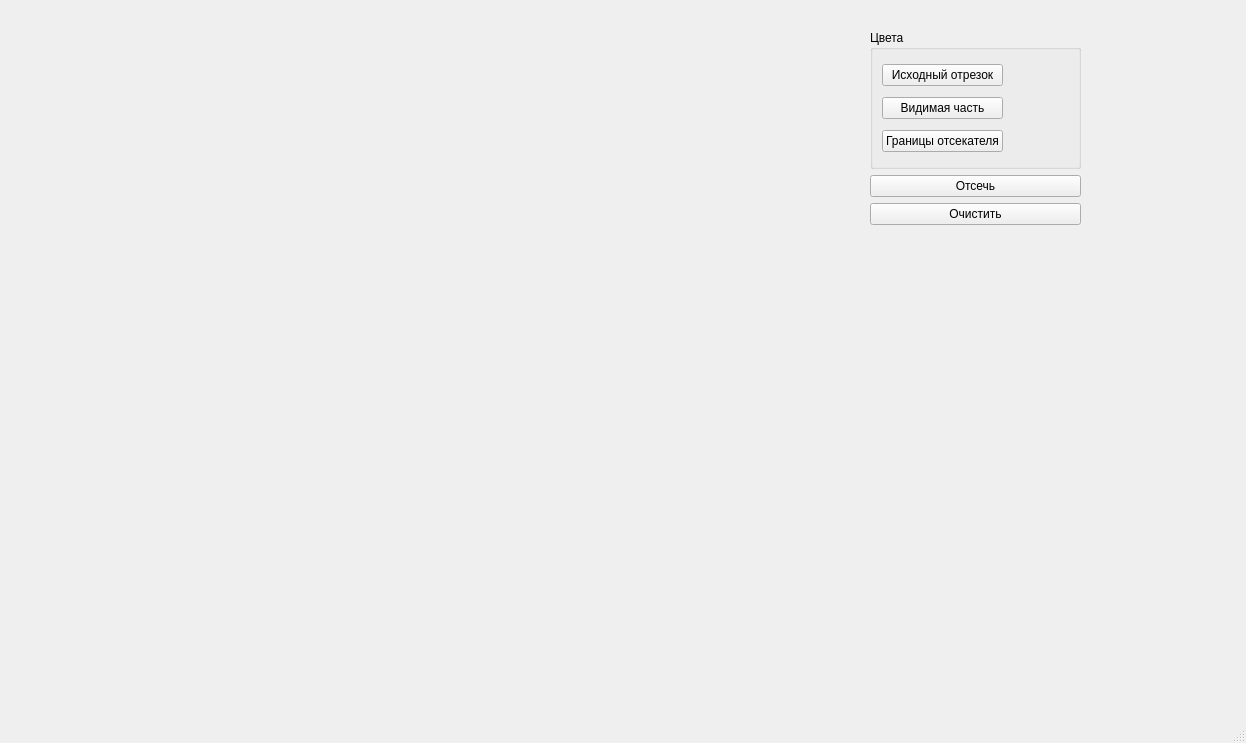
<?xml version="1.0" encoding="UTF-8"?>
<ui version="4.0">
 <class>MainWindow</class>
 <widget class="QMainWindow" name="MainWindow">
  <property name="geometry">
   <rect>
    <x>0</x>
    <y>0</y>
    <width>1246</width>
    <height>743</height>
   </rect>
  </property>
  <property name="windowTitle">
   <string>MainWindow</string>
  </property>
  <widget class="QWidget" name="centralwidget">
   <widget class="canvas" name="field" native="true">
    <property name="geometry">
     <rect>
      <x>20</x>
      <y>30</y>
      <width>831</width>
      <height>661</height>
     </rect>
    </property>
   </widget>
   <widget class="QWidget" name="horizontalLayoutWidget">
    <property name="geometry">
     <rect>
      <x>870</x>
      <y>30</y>
      <width>211</width>
      <height>195</height>
     </rect>
    </property>
    <layout class="QVBoxLayout" name="verticalLayout">
     <item>
      <widget class="QGroupBox" name="groupBox">
       <property name="title">
        <string>Цвета</string>
       </property>
       <layout class="QGridLayout" name="gridLayout">
        <item row="1" column="1">
         <widget class="color_view" name="vis_part_col" native="true"/>
        </item>
        <item row="1" column="0">
         <widget class="QPushButton" name="vis_part_col_btn">
          <property name="text">
           <string>Видимая часть</string>
          </property>
         </widget>
        </item>
        <item row="0" column="1">
         <widget class="color_view" name="seg_col" native="true"/>
        </item>
        <item row="2" column="1">
         <widget class="color_view" name="cut_col" native="true"/>
        </item>
        <item row="0" column="0">
         <widget class="QPushButton" name="seg_col_btn">
          <property name="text">
           <string>Исходный отрезок</string>
          </property>
         </widget>
        </item>
        <item row="2" column="0">
         <widget class="QPushButton" name="cut_col_btn">
          <property name="text">
           <string>Границы отсекателя</string>
          </property>
         </widget>
        </item>
       </layout>
      </widget>
     </item>
     <item>
      <widget class="QPushButton" name="pushButton">
       <property name="text">
        <string>Отсечь</string>
       </property>
      </widget>
     </item>
     <item>
      <widget class="QPushButton" name="pushButton_2">
       <property name="text">
        <string>Очистить</string>
       </property>
      </widget>
     </item>
    </layout>
   </widget>
  </widget>
  <widget class="QMenuBar" name="menubar">
   <property name="geometry">
    <rect>
     <x>0</x>
     <y>0</y>
     <width>1246</width>
     <height>22</height>
    </rect>
   </property>
  </widget>
  <widget class="QStatusBar" name="statusbar"/>
 </widget>
 <customwidgets>
  <customwidget>
   <class>canvas</class>
   <extends>QWidget</extends>
   <header>canvas.h</header>
   <container>1</container>
  </customwidget>
  <customwidget>
   <class>color_view</class>
   <extends>QWidget</extends>
   <header>color_view.h</header>
   <container>1</container>
  </customwidget>
 </customwidgets>
 <resources/>
 <connections/>
</ui>
